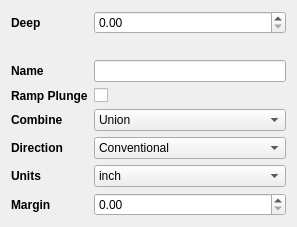
<?xml version="1.0" encoding="UTF-8"?>
<ui version="4.0">
 <class>Form</class>
 <widget class="QWidget" name="Form">
  <property name="geometry">
   <rect>
    <x>0</x>
    <y>0</y>
    <width>297</width>
    <height>208</height>
   </rect>
  </property>
  <property name="windowTitle">
   <string>Form</string>
  </property>
  <layout class="QVBoxLayout" name="verticalLayout">
   <item>
    <layout class="QFormLayout" name="formLayout_3">
     <property name="formAlignment">
      <set>Qt::AlignCenter</set>
     </property>
     <item row="2" column="0">
      <widget class="QLabel" name="label_19">
       <property name="font">
        <font>
         <weight>75</weight>
         <bold>true</bold>
        </font>
       </property>
       <property name="text">
        <string>Name</string>
       </property>
      </widget>
     </item>
     <item row="2" column="1">
      <widget class="QLineEdit" name="lineEdit"/>
     </item>
     <item row="3" column="0">
      <widget class="QLabel" name="label_20">
       <property name="font">
        <font>
         <weight>75</weight>
         <bold>true</bold>
        </font>
       </property>
       <property name="text">
        <string>Ramp Plunge</string>
       </property>
      </widget>
     </item>
     <item row="3" column="1">
      <widget class="QCheckBox" name="checkBox_2">
       <property name="text">
        <string/>
       </property>
      </widget>
     </item>
     <item row="4" column="0">
      <widget class="QLabel" name="label_35">
       <property name="font">
        <font>
         <weight>75</weight>
         <bold>true</bold>
        </font>
       </property>
       <property name="text">
        <string>Combine</string>
       </property>
      </widget>
     </item>
     <item row="4" column="1">
      <widget class="QComboBox" name="comboBox_6">
       <item>
        <property name="text">
         <string>Union</string>
        </property>
       </item>
       <item>
        <property name="text">
         <string>Intersect</string>
        </property>
       </item>
       <item>
        <property name="text">
         <string>Diff</string>
        </property>
       </item>
       <item>
        <property name="text">
         <string>Xor</string>
        </property>
       </item>
      </widget>
     </item>
     <item row="5" column="0">
      <widget class="QLabel" name="label_36">
       <property name="font">
        <font>
         <weight>75</weight>
         <bold>true</bold>
        </font>
       </property>
       <property name="text">
        <string>Direction</string>
       </property>
      </widget>
     </item>
     <item row="5" column="1">
      <widget class="QComboBox" name="comboBox_5">
       <item>
        <property name="text">
         <string>Conventional</string>
        </property>
       </item>
       <item>
        <property name="text">
         <string>Climb</string>
        </property>
       </item>
      </widget>
     </item>
     <item row="6" column="0">
      <widget class="QLabel" name="label_37">
       <property name="font">
        <font>
         <weight>75</weight>
         <bold>true</bold>
        </font>
       </property>
       <property name="text">
        <string>Units</string>
       </property>
      </widget>
     </item>
     <item row="6" column="1">
      <widget class="QComboBox" name="comboBox_3">
       <item>
        <property name="text">
         <string>inch</string>
        </property>
       </item>
       <item>
        <property name="text">
         <string>mm</string>
        </property>
       </item>
      </widget>
     </item>
     <item row="7" column="0">
      <widget class="QLabel" name="label_38">
       <property name="font">
        <font>
         <weight>75</weight>
         <bold>true</bold>
        </font>
       </property>
       <property name="text">
        <string>Margin</string>
       </property>
      </widget>
     </item>
     <item row="7" column="1">
      <widget class="QDoubleSpinBox" name="doubleSpinBox_8"/>
     </item>
     <item row="0" column="0">
      <widget class="QLabel" name="labelPocketDepth">
       <property name="font">
        <font>
         <weight>75</weight>
         <bold>true</bold>
        </font>
       </property>
       <property name="text">
        <string>Deep</string>
       </property>
      </widget>
     </item>
     <item row="0" column="1">
      <widget class="QDoubleSpinBox" name="doubleSpinBoxPocketDepth"/>
     </item>
     <item row="1" column="0">
      <widget class="QLabel" name="label">
       <property name="text">
        <string/>
       </property>
      </widget>
     </item>
    </layout>
   </item>
  </layout>
 </widget>
 <resources/>
 <connections/>
</ui>
